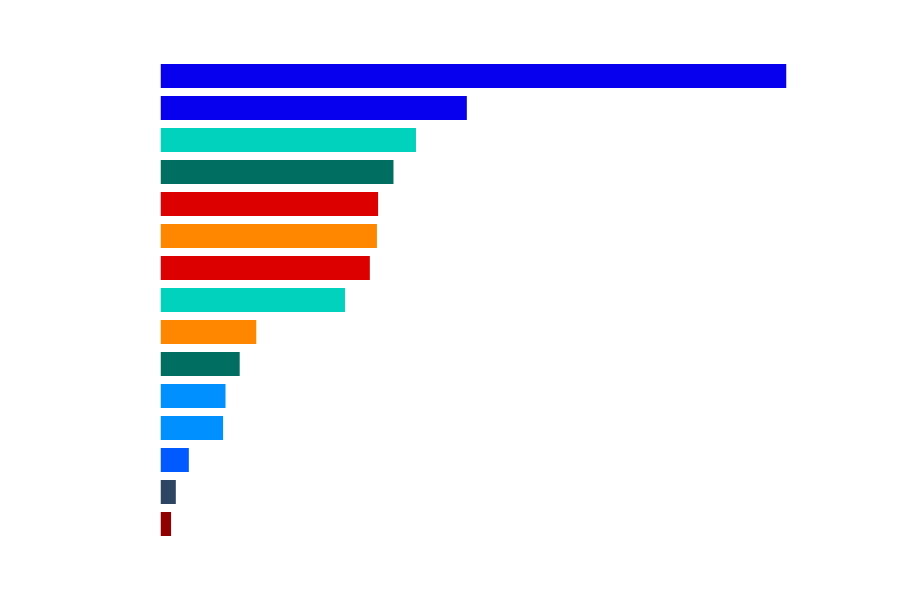

This figure's notebook cell:
### Markdown cell above
## 3.3 · Driver Championship Standings
*RQ1 — Which drivers accumulated the most points?*

### Code cell
data = (df_master.groupby(['driver_name','team'])['points']
         .sum().reset_index().sort_values('points', ascending=True).tail(15))
colors = [TEAM_COLORS.get(t, SILVER) for t in data['team']]

fig = go.Figure(go.Bar(
    x=data['points'], y=data['driver_name'], orientation='h',
    marker=dict(color=colors, line=dict(color=WHITE, width=1.5)),
    text=data['points'], textposition='outside',
    hovertemplate='<b>%{y}</b><br>Points: %{x}<extra></extra>',
))
fig.update_layout(**layout_base,
    title=dict(text='Driver Championship Standings — 2023', font=dict(size=18,color=WHITE), x=0.02),
    xaxis=dict(title='Points', gridcolor='rgba(255,255,255,0.1)', color=WHITE),
    yaxis=dict(categoryorder='total ascending', color=WHITE),
    height=600, margin=dict(l=160,r=80,t=60,b=60), showlegend=False)
fig.show()

### Figure 1 — Plotly figure (JSON) as saved in the notebook; plotly's stock layout.template omitted (floating-point values rounded to 4 significant figures)
{"data": [{"hovertemplate": "<b>%{y}</b><br>Points: %{x}<extra></extra>", "marker": {"color": ["#900000", "#2B4562", "#005AFF", "#0090FF", "#0090FF", "#006F62", "#FF8700", "#00D2BE", "#DC0000", "#FF8700", "#DC0000", "#006F62", "#00D2BE", "#0600EF", "#0600EF"], "line": {"color": "#FFFFFF", "width": 1.5}}, "orientation": "h", "text": [10.0, 14.0, 25.0, 54.0, 56.0, 68.0, 82.0, 157.0, 178.0, 184.0, 185.0, 198.0, 217.0, 260.0, 530.0], "textposition": "outside", "type": "bar", "x": [10, 14, 25, 54, 56, 68, 82, 157, 178, 184, 185, 198, 217, 260, 530], "y": ["Valtteri Bottas", "Yuki Tsunoda", "Alexander Albon", "Pierre Gasly", "Esteban Ocon", "Lance Stroll", "Oscar Piastri", "George Russell", "Carlos Sainz", "Lando Norris", "Charles Leclerc", "Fernando Alonso", "Lewis Hamilton", "Sergio Perez", "Max Verstappen"]}], "layout": {"font": {"color": "#FFFFFF", "family": "Arial"}, "height": 600, "hoverlabel": {"bgcolor": "#1A1A24", "font": {"color": "#FFFFFF"}}, "margin": {"b": 60, "l": 160, "r": 80, "t": 60}, "paper_bgcolor": "rgba(0,0,0,0)", "plot_bgcolor": "rgba(0,0,0,0)", "showlegend": false, "title": {"font": {"color": "#FFFFFF", "size": 18}, "text": "Driver Championship Standings — 2023", "x": 0.02}, "xaxis": {"color": "#FFFFFF", "gridcolor": "rgba(255,255,255,0.1)", "title": {"text": "Points"}}, "yaxis": {"categoryorder": "total ascending", "color": "#FFFFFF"}}}
